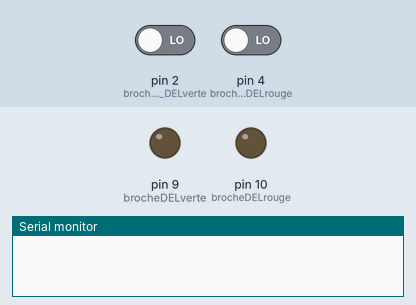
Bench run of a sketch on a simulated Arduino Uno, built with avr-gcc and run on an emulated ATmega328P. On the bench: output pins drawn as LEDs (lit = HIGH), the last lines printed to the serial monitor. Inputs (shaded band) come from the test bench; at power-on: pin 2 (brocheBOUTON_DELverte) LOW, pin 4 (brocheBOUTON_DELrouge) LOW.

Above: at 1.2 s.
1.3 s: pin 2 (brocheBOUTON_DELverte) driven HIGH
At 2.5 s:
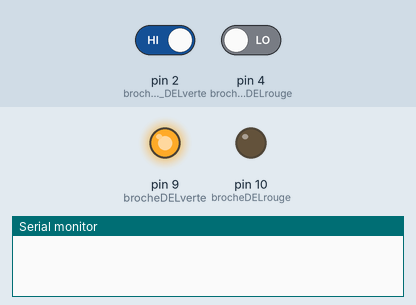
2.8 s: pin 4 (brocheBOUTON_DELrouge) driven HIGH
5.3 s: pin 2 (brocheBOUTON_DELverte) driven LOW
At 6.8 s:
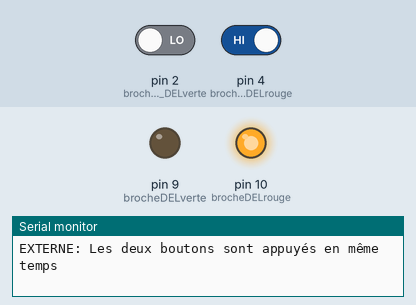
Timing chart, 0 to 8.3 s (numbered marks = the images above; inputs shaded):
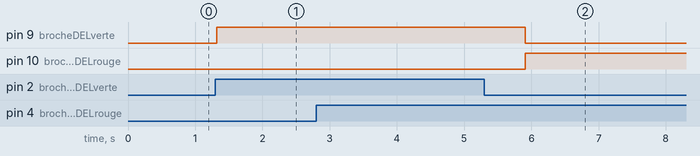

The sketch:

Lab3_Etape4L.ino
```cpp
/*
 * Dans cet exemple le bouton1 allume la DEL et le bouton2 éteint la DEL.
 * Note: Montage des boutons en Rappel Bas, donc état naturel == LOW
 */

int brocheDELverte = 9;    // Variable pour la DEL
int brocheDELrouge = 10;    // Variable pour la DEL

int brocheBOUTON_DELverte = 2;
int etatBOUTON_DELverte = 0;

int brocheBOUTON_DELrouge = 4;
int etatBOUTON_DELrouge = 0;


void setup()
{
  pinMode(brocheDELverte, OUTPUT); // Sortie pour la DEL
  pinMode(brocheBOUTON_DELverte, INPUT); // Entrée pour bouton 1.

  pinMode(brocheDELrouge, OUTPUT); // Sortie pour la DEL
  pinMode(brocheBOUTON_DELrouge, INPUT); // Entrée pour bouton 2.

  Serial.begin (9600);
  Serial.println(); // flush buffer

}

void loop()
{
  // lecture des états des boutons
  etatBOUTON_DELverte = digitalRead(brocheBOUTON_DELverte);
  etatBOUTON_DELrouge = digitalRead(brocheBOUTON_DELrouge);

  // Ici on s'assure de l'exclusion mutuelle, comme ceci
  // Si les deux boutons sont appuyés en même temps, rien ne se passe
  // Autrement on inspecte les deux, un après l'autre
  // L'algorithme fonctionne à merveille

  // test pour preuve
  if ((etatBOUTON_DELverte == HIGH) && (etatBOUTON_DELrouge == HIGH))
  {
    Serial.println( "EXTERNE: Les deux boutons sont appuyés en même temps" );
    delay(1000);
  }


  if (!((etatBOUTON_DELverte == HIGH) && (etatBOUTON_DELrouge == HIGH)))
  {
    // test pour preuve
    if ((etatBOUTON_DELverte == HIGH) && (etatBOUTON_DELrouge == HIGH))
    {
      Serial.println( "INTERNE: Les deux boutons sont appuyés en même temps" );
      delay(1000);
    }

    // Si on se trouve ici, alors c'est peut être l'un ou l'autre
    // bouton qui est appuyé, mai pas les deux en même temps
    if (etatBOUTON_DELverte == HIGH)
    {
      digitalWrite(brocheDELrouge, LOW);
      digitalWrite(brocheDELverte, HIGH);
    }

    if (etatBOUTON_DELrouge == HIGH) // bouton1 appuyé
    {
      digitalWrite(brocheDELverte, LOW);
      digitalWrite(brocheDELrouge, HIGH);
    }
  } // fin du bloc if le plus élevé

  delay(33); // on règle la fréquence de la boucle à environ 30Hz

}
```

Measured:
- after the input at 1.3 s, pin 9 (brocheDELverte): LOW → HIGH at once
- after the input at 5.3 s, pin 9 (brocheDELverte): HIGH → LOW after 0.61 s; pin 10 (brocheDELrouge): LOW → HIGH after 0.61 s
